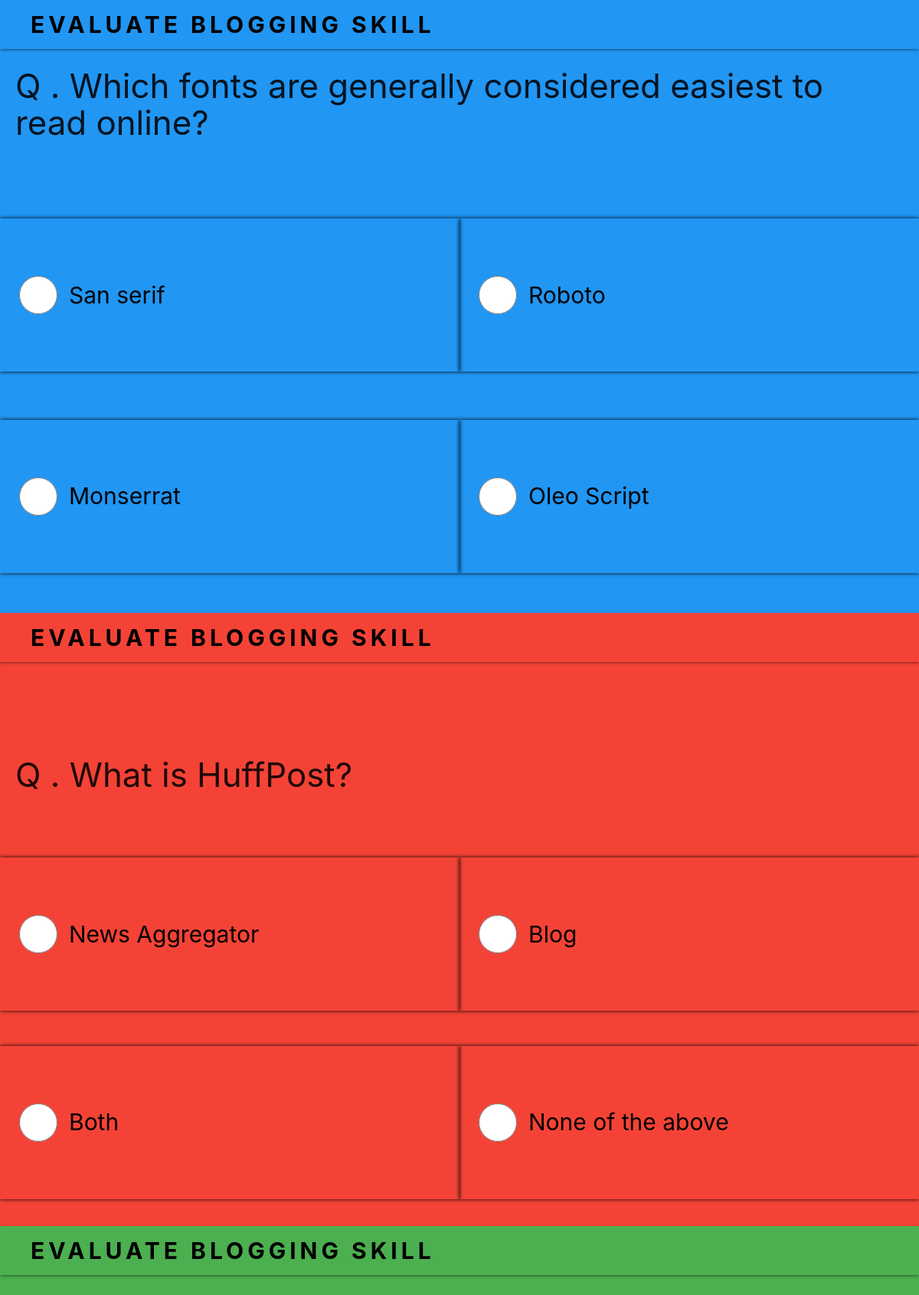
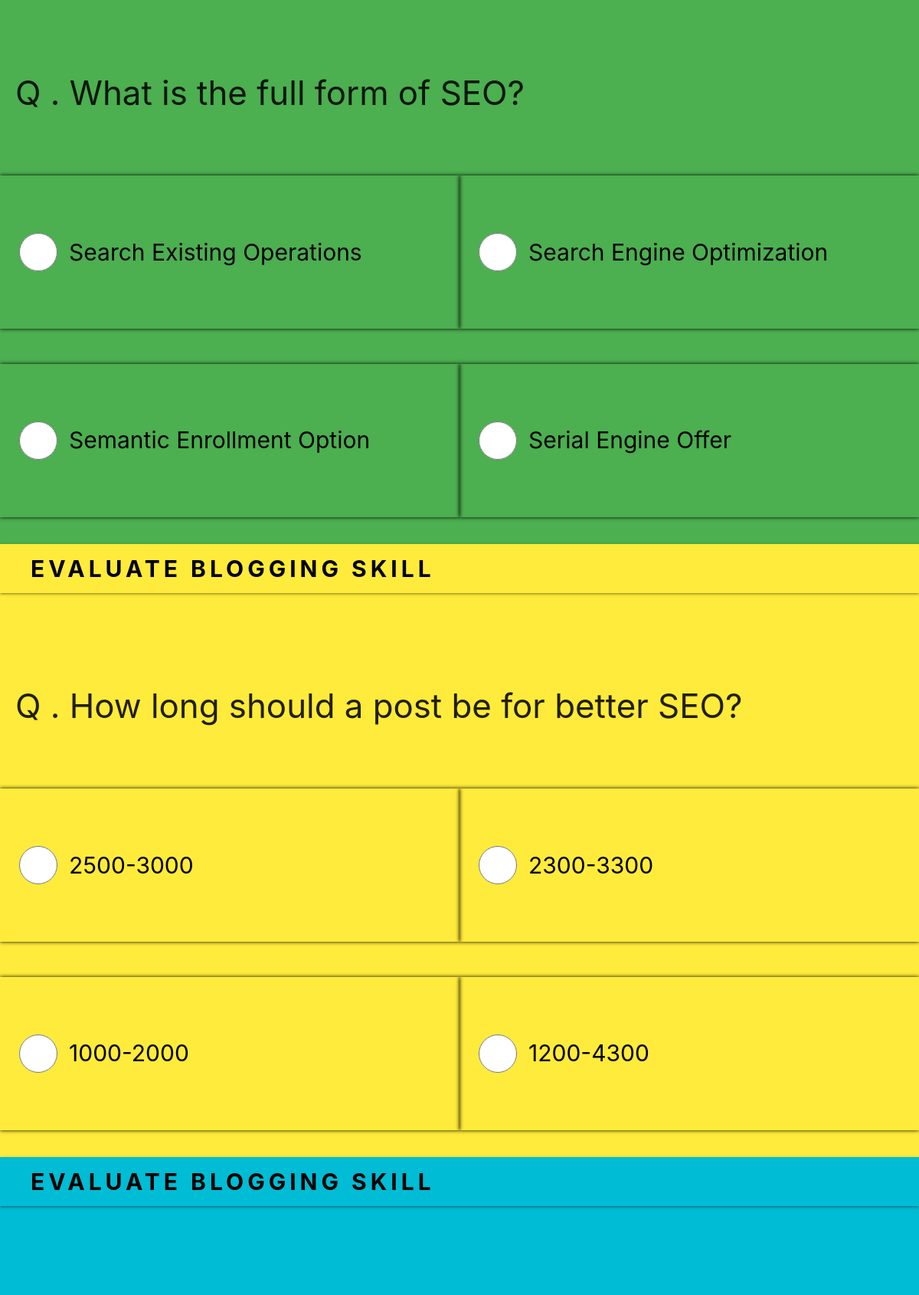
The app's page /evaluate.php (upper part) with its own data (2 pictures, top to bottom).
### tables this page shows
CREATE TABLE `test` (
  `question` varchar(1000) NOT NULL,
  `option1` varchar(1000) NOT NULL,
  `option2` varchar(1000) NOT NULL,
  `option3` varchar(1000) NOT NULL,
  `option4` varchar(1000) NOT NULL,
  `answer` varchar(1000) NOT NULL
);

### evaluate.php (the view, shortened to what this page needs)
<!DOCTYPE html>
<html lang="en">
<head>
    <link rel="stylesheet" href="https://cdnjs.cloudflare.com/ajax/libs/materialize/1.0.0/css/materialize.min.css">
    <link href='./styles/evaluate_style.css' rel='stylesheet'>
</head>
<body>
    <form method='POST' action='./api/evaluate_api.php'>
        <?php
            include './db/connect_db.php';
            $sql =  "select * from test order by RAND() limit 5";
            $result = $conn->query($sql);
            $containers = ['blue','red','green','yellow','cyan'];
            $itr = -1;
            while($row = $result->fetch_assoc()) {
                $itr = $itr + 1;
                echo "<div class='block ".$containers[$itr]."' id='".$containers[$itr]."'>
                        <nav class='pushpin-nav ".$containers[$itr]."' data-target='".$containers[$itr]."'>EVALUATE BLOGGING SKILL</nav>
                        <input class='hidden' name='question".$itr."' value='".$row['question']."'>
                        <h3> Q . ".$row['question']."</h3>
                        <div>
                            <input type='radio' value='".$row['option1']."' name='answer".$itr."'>
                            <label>".$row['option1']."</label>
                        </div>
                        <div>
                            <input type='radio' value='".$row['option2']."' name='answer".$itr."'>
                            <label>".$row['option2']."</label>
                        </div>
                        <div>
                            <input type='radio' value='".$row['option3']."' name='answer".$itr."'>
                            <label>".$row['option3']."</label>
                        </div>
                        <div>
                            <input type='radio' value='".$row['option4']."' name='answer".$itr."'>
                            <label>".$row['option4']."</label>
                        </div>
                    </div>
                ";
            }
        ?>
    </form>
</body>
</html>

### styles/evaluate_style.css (style rules this page uses)
body { overflow-x: hidden; }
.block { width: 100vw; height: 100vh; display: flex; flex-wrap: wrap; justify-content: space-around; }
.block > h3 { width: 100%; }
.block > div { width: 600px; height: 200px; margin-top: 10px; box-shadow: 0 0 5px black; padding-left: 10px; display: flex; align-items: center; }
.block > div > input { pointer-events: unset !important; position: unset !important; opacity: 1 !important; margin: 15px; width: 50px; height: 50px; }
.block > div > label { font-size: 30px; color: black; }
.block > h3 { padding: 20px; }
.block > h3:nth-of-type(1) { padding-top: 60px; }
.pushpin-nav { padding-left: 40px; font-weight: bold; letter-spacing: 5px; width: 100vw; font-size: 30px; color: black; }

### records on screen
test: question "Which fonts are generally considered easiest to read online?", option1 "San serif", option2 "Roboto", option3 "Monserrat", option4 "Oleo Script"
test: question "What is HuffPost?", option1 "News Aggregator", option2 "Blog", option3 "Both", option4 "None of the above"
test: question "What is the full form of SEO?", option1 "Search Existing Operations", option2 "Search Engine Optimization", option3 "Semantic Enrollment Option", option4 "Serial Engine Offer"
test: question "How long should a post be for better SEO?", option1 "2500-3000", option2 "2300-3300", option3 "1000-2000", option4 "1200-4300"
